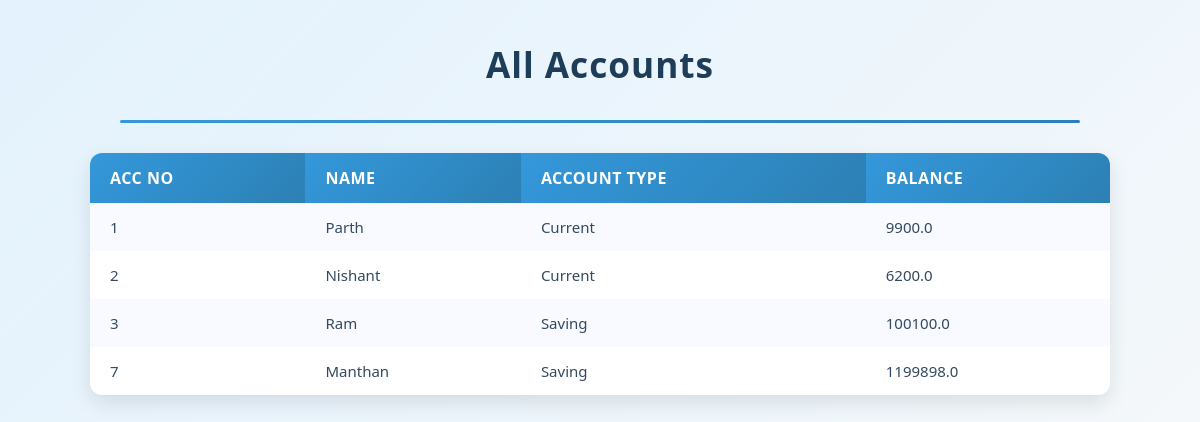
Page /allaccounts on the committed database.
### tables this page shows
CREATE TABLE accmaster(accno integer primary key autoincrement,name text,email text,mobile text,gender text,birthdate text,acctype text,balance real);

### app.py (the view)
@app.route("/allaccounts")
def allaccounts():
    conn=sqlite3.connect("bank.db")
    cur=conn.cursor()
    cur.execute("select * from accmaster")
    rows=cur.fetchall()
    return render_template("allaccounts.html",rows=rows)

### templates/allaccounts.html (shortened to what this page needs)
<!DOCTYPE html>
<html lang="en">
<head>
</head>
<body>
    <h1>All Accounts</h1>
    <hr>
    <table>
        <tr>
            <th>Acc No</th>
            <th>Name</th>
            <th>Account Type</th>
            <th>Balance</th>
        </tr>
        {% for row in rows %}
        <tr>
            <td>{{ row[0] }}</td>
            <td>{{ row[1] }}</td>
            <td>{{ row[6] }}</td>
            <td>{{ row[7] }}</td>
        </tr>
        {% endfor %}
    </table>
</body>
</html>

### templates/allaccounts.html (style rules this page uses)
body { font-family: 'Poppins', 'Segoe UI', Tahoma, Geneva, Verdana, sans-serif; margin: 0; background: linear-gradient(135deg, #e3f2fd, #f8f9fa); color: #2c3e50; display: flex; flex-direction: column; align-items: center; min-height: 100vh; }
h1 { text-align: center; margin-top: 40px; font-size: 2.2rem; color: #1e3d58; letter-spacing: 1px; }
hr { width: 80%; border: none; height: 3px; background: linear-gradient(to right, #3498db, #2980b9); border-radius: 5px; margin-bottom: 30px; }
table { width: 85%; border-collapse: collapse; background: #ffffff; border-radius: 12px; overflow: hidden; box-shadow: 0 8px 20px rgba(0, 0, 0, 0.1); margin-bottom: 50px; transition: all 0.3s ease; }
th, td { padding: 14px 20px; text-align: left; }
th { background: linear-gradient(135deg, #3498db, #2c80b4); color: #ffffff; font-weight: 600; text-transform: uppercase; letter-spacing: 0.5px; }
td { color: #34495e; font-size: 15px; }
tr:nth-child(even) { background-color: #f8faff; }

### rows in the picture
accmaster: accno "1", name "Parth", acctype "Current", balance "9900.0"
accmaster: accno "2", name "Nishant", acctype "Current", balance "6200.0"
accmaster: accno "3", name "Ram", acctype "Saving", balance "100100.0"
accmaster: accno "7", name "Manthan", acctype "Saving", balance "1199898.0"
